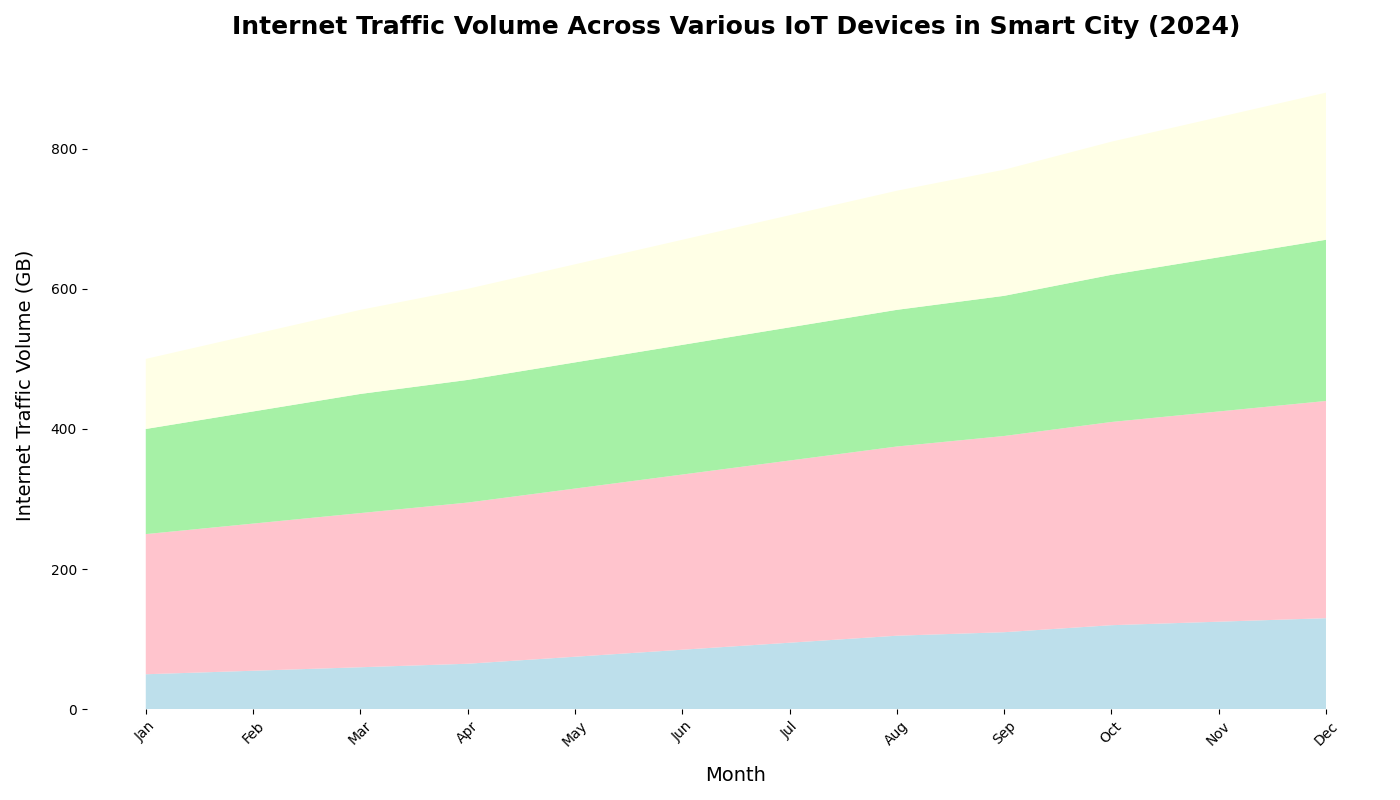

This chart was generated by the following Python code:
import matplotlib.pyplot as plt
import numpy as np

months = ['Jan', 'Feb', 'Mar', 'Apr', 'May', 'Jun', 'Jul', 'Aug', 'Sep', 'Oct', 'Nov', 'Dec']
smart_meters_traffic = [50, 55, 60, 65, 75, 85, 95, 105, 110, 120, 125, 130]
security_cameras_traffic = [200, 210, 220, 230, 240, 250, 260, 270, 280, 290, 300, 310]
connected_vehicles_traffic = [150, 160, 170, 175, 180, 185, 190, 195, 200, 210, 220, 230]
smart_home_traffic = [100, 110, 120, 130, 140, 150, 160, 170, 180, 190, 200, 210]

fig, ax = plt.subplots(figsize=(14, 8))

traffic_data = np.vstack([smart_meters_traffic, security_cameras_traffic, connected_vehicles_traffic, smart_home_traffic])
ax.stackplot(months, traffic_data, colors=['#ADD8E6', '#FFB6C1', '#90EE90', '#FFFFE0'], alpha=0.8)

ax.set_title("Internet Traffic Volume Across Various IoT Devices in Smart City (2024)", fontsize=18, fontweight='bold', pad=20)
ax.set_xlabel("Month", fontsize=14, labelpad=12)
ax.set_ylabel("Internet Traffic Volume (GB)", fontsize=14, labelpad=12)
plt.xticks(rotation=45)

fig.patch.set_visible(False)
ax.spines['top'].set_visible(False)
ax.spines['right'].set_visible(False)
ax.spines['left'].set_visible(False)
ax.spines['bottom'].set_visible(False)

plt.tight_layout()
plt.show()
